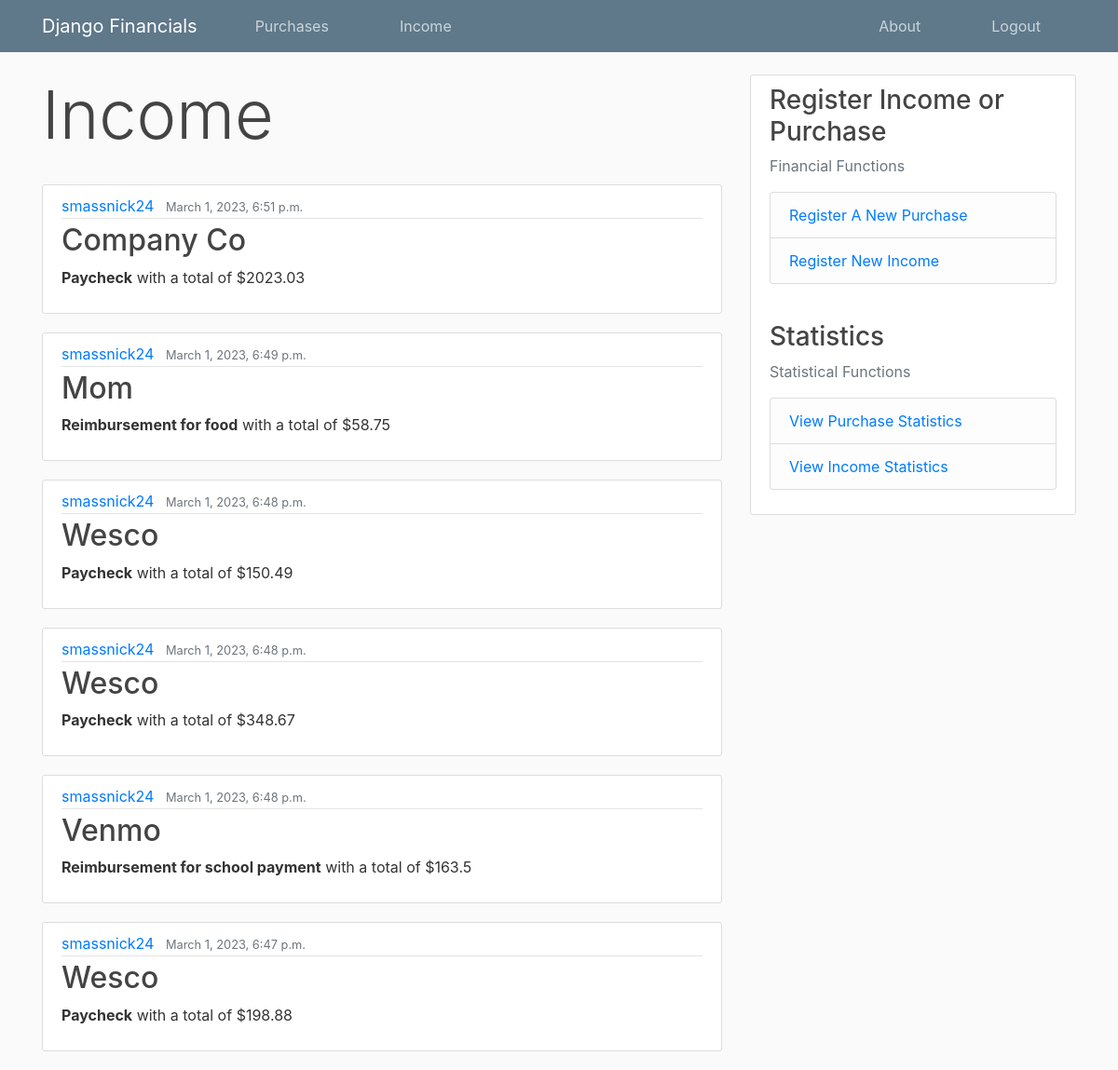
The app's page /income (signed in), older data.
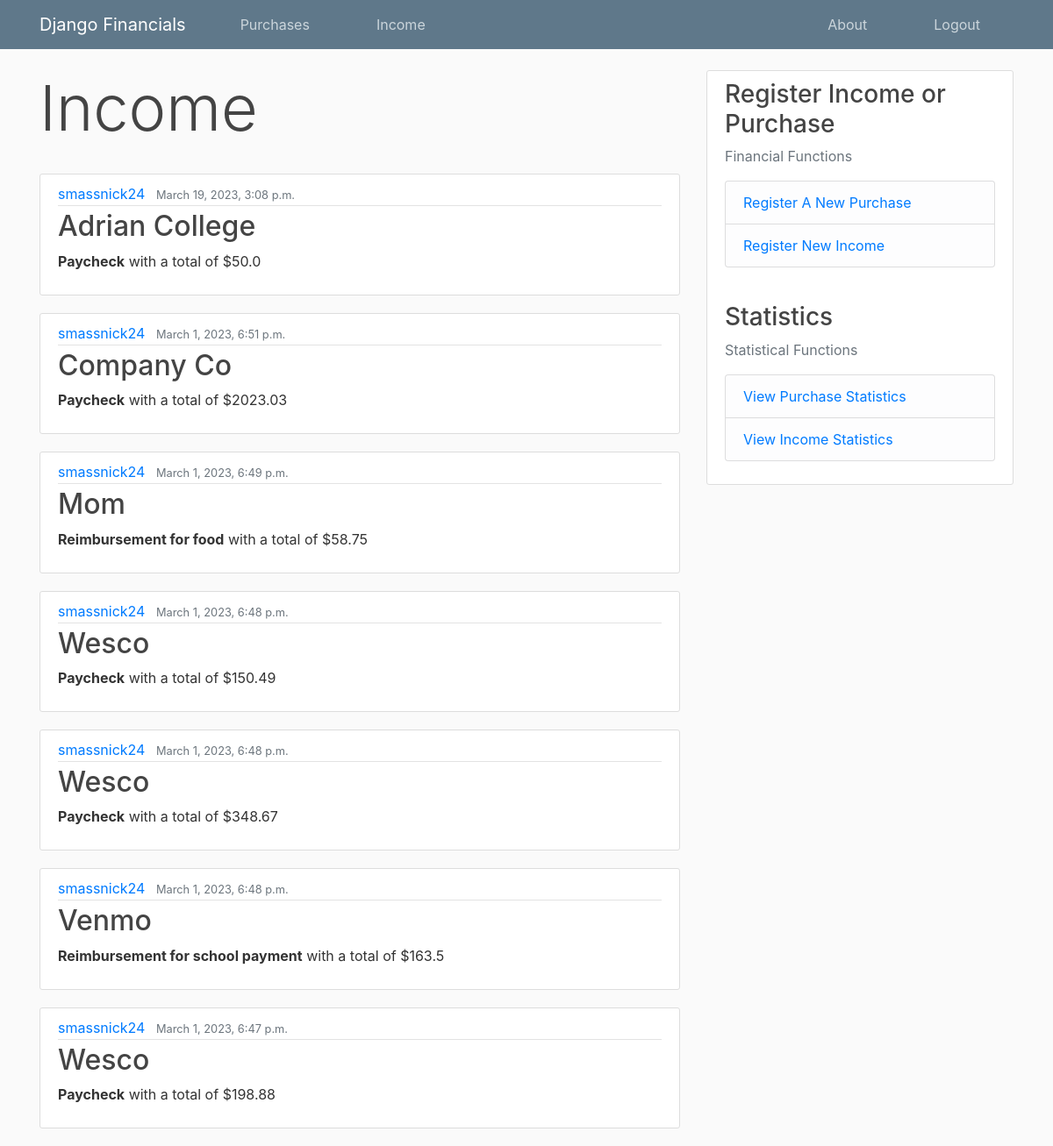
The same page, newer data.
### finance_app/models.py (models this page shows, shortened)
class Income(models.Model):
    income_source = models.TextField()
    income_description = models.TextField()
    amount = models.FloatField()
    date_received = models.DateTimeField(default=timezone.now)
    month_received = models.IntegerField(default=timezone.now().month)
    owner = models.ForeignKey(User, on_delete=models.CASCADE)

### finance_app/views.py (the view)
# urls.py: path("income", views.income_page, name="income_page"),
@login_required
def income_page(request):
    context = {
        "title": "Income",
        'incomes': reversed(Income.objects.all())
    }
    return render(request, "finance_app/income.html", context)

### finance_app/templates/finance_app/income.html (shortened to what this page needs)
{% extends "finance_app/base.html"%}
{% block content%}
    <h1 class="display-3">Income</h1>
    <br>
    {% for income in incomes %}
        {% if income.owner == user %}
            <article class="media content-section">
                <div class="media-body">
                    <div class="article-metadata">
                        <a class="mr-2" href="#">{{income.owner}}</a>
                        <small class="text-muted">{{income.date_received}}</small>
                    </div>
                    <h2><a class="article-title" href="#">{{income.income_source}}</a></h2>
                    <p class="article-content"><strong>{{income.income_description}}</strong> with a total of ${{income.amount}}</p>
            </article>
        {% endif %}
    {% endfor %}
{% endblock content %}

Row changes from the older to the newer data that the page shows:
added Income: owner "smassnick24", date_received "March 19, 2023, 3:08 p.m.", income_source "Adrian College", income_description "Paycheck", amount "50.0"
